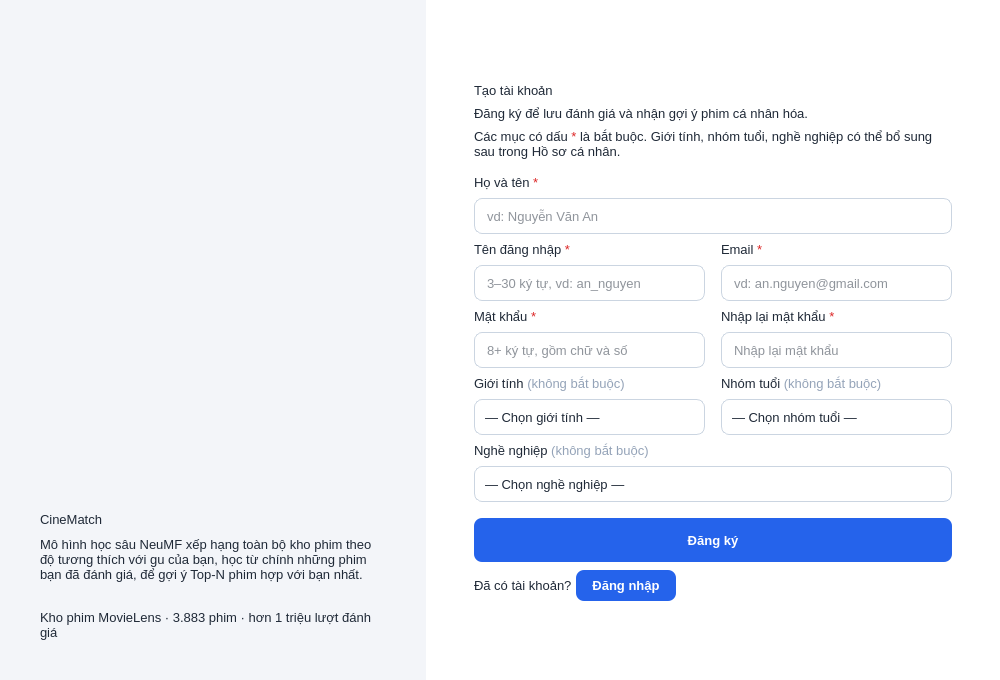
<?xml version='1.0' encoding='UTF-8'?>
<ui version="4.0">
 <class>MainWindow</class>
 <widget class="QMainWindow" name="MainWindow">
  <property name="geometry">
   <rect>
    <x>0</x>
    <y>0</y>
    <width>1000</width>
    <height>680</height>
   </rect>
  </property>
  <property name="minimumSize">
   <size>
    <width>940</width>
    <height>640</height>
   </size>
  </property>
  <property name="windowTitle">
   <string>CineMatch - Đăng ký tài khoản</string>
  </property>
  <property name="windowIcon">
   <iconset>
    <normaloff>../images/ic_logo.png</normaloff>
    ../images/ic_logo.png
   </iconset>
  </property>
  <property name="styleSheet">
   <string notr="true">QMainWindow { background-color: #F3F5F9; }
QWidget { font-family: "Segoe UI"; font-size: 10pt; color: #1F2937; }
QWidget#centralwidget { background-color: #F3F5F9; }
QLabel { background: transparent; }
QLabel[role="title"] { font-size: 20pt; font-weight: 700; color: #111827; }
QLabel[role="subtitle"] { font-size: 10pt; color: #6B7280; }
QLabel[role="field"] { font-weight: 600; color: #374151; }
QLabel[role="section"] { font-size: 13pt; font-weight: 700; color: #1F2A44; }
QLabel[role="step"] { font-size: 11pt; font-weight: 700; color: #2563EB; }
QLabel[role="muted"] { color: #6B7280; }
QLabel[role="pageTitle"] { font-size: 15pt; font-weight: 700; color: #111827; }
QLabel[role="info"] { background-color: #FFFBEB; border: 1px solid #FDE68A; border-radius: 10px; padding: 10px 14px; color: #92400E; }
QLineEdit, QComboBox, QSpinBox, QDateEdit { background-color: #FFFFFF; border: 1px solid #CBD5E1; border-radius: 8px; padding: 7px 10px; min-height: 20px; }
QLineEdit:focus, QComboBox:focus, QSpinBox:focus, QDateEdit:focus { border: 1px solid #2563EB; }
QLineEdit:disabled, QComboBox:disabled, QDateEdit:disabled, QSpinBox:disabled { background-color: #F1F5F9; color: #94A3B8; }
QLineEdit[readOnly="true"] { background-color: #F8FAFC; color: #64748B; }
QComboBox::drop-down { border: none; width: 26px; }
QComboBox::down-arrow, QDateEdit::down-arrow { image: url(../images/ic_down.png); width: 14px; height: 14px; }
QDateEdit::drop-down { border: none; width: 26px; }
QComboBox QAbstractItemView { background-color: #FFFFFF; border: 1px solid #CBD5E1; selection-background-color: #DBEAFE; selection-color: #111827; outline: 0; }
QPushButton { background-color: #2563EB; color: #FFFFFF; border: none; border-radius: 8px; padding: 8px 16px; font-weight: 600; }
QPushButton:hover { background-color: #1D4ED8; }
QPushButton:pressed { background-color: #1E40AF; }
QPushButton:disabled { background-color: #BFDBFE; color: #EFF6FF; }
QPushButton[secondary="true"] { background-color: #FFFFFF; color: #2563EB; border: 1px solid #93C5FD; }
QPushButton[secondary="true"]:hover { background-color: #EFF6FF; border: 1px solid #2563EB; }
QPushButton[secondary="true"]:disabled { color: #94A3B8; border: 1px solid #E2E8F0; background-color: #F8FAFC; }
QPushButton[danger="true"] { background-color: #DC2626; }
QPushButton[danger="true"]:hover { background-color: #B91C1C; }
QPushButton[success="true"] { background-color: #16A34A; }
QPushButton[success="true"]:hover { background-color: #15803D; }
QPushButton[dangerOutline="true"] { background-color: #FFFFFF; color: #DC2626; border: 1px solid #FCA5A5; }
QPushButton[dangerOutline="true"]:hover { background-color: #FEF2F2; border: 1px solid #DC2626; }
QPushButton[link="true"] { background-color: transparent; color: #2563EB; padding: 2px 4px; border: none; font-weight: 600; }
QPushButton[link="true"]:hover { color: #1E40AF; text-decoration: underline; }
QCheckBox, QRadioButton { spacing: 8px; background: transparent; }
QCheckBox::indicator, QRadioButton::indicator { width: 16px; height: 16px; }
QCheckBox::indicator { border: 1px solid #94A3B8; border-radius: 4px; background-color: #FFFFFF; }
QCheckBox::indicator:checked { border: 1px solid #2563EB; background-color: #2563EB; image: url(../images/ic_tick.png); }
QRadioButton::indicator { border: 1px solid #94A3B8; border-radius: 8px; background-color: #FFFFFF; }
QRadioButton::indicator:checked { border: 1px solid #2563EB; background-color: qradialgradient(cx:0.5, cy:0.5, radius:0.5, fx:0.5, fy:0.5, stop:0 #2563EB, stop:0.55 #2563EB, stop:0.65 #FFFFFF, stop:1 #FFFFFF); }
QSpinBox { padding-right: 24px; }
QSpinBox::up-button, QSpinBox::down-button { subcontrol-origin: border; width: 22px; border: none; background: transparent; }
QSpinBox::up-button { subcontrol-position: top right; }
QSpinBox::down-button { subcontrol-position: bottom right; }
QSpinBox::up-arrow { image: url(../images/ic_up.png); width: 14px; height: 14px; }
QSpinBox::down-arrow { image: url(../images/ic_down.png); width: 14px; height: 14px; }
QFrame[card="true"] { background-color: #FFFFFF; border: 1px solid #E5E7EB; border-radius: 12px; }
QGroupBox { background-color: #FFFFFF; border: 1px solid #E5E7EB; border-radius: 12px; margin-top: 24px; padding: 16px 12px 12px 12px; font-size: 11pt; font-weight: 700; color: #1F2A44; }
QGroupBox::title { subcontrol-origin: margin; subcontrol-position: top left; left: 12px; padding: 0px 6px; }
QTableWidget { background-color: #FFFFFF; border: 1px solid #E5E7EB; border-radius: 10px; gridline-color: #F1F5F9; alternate-background-color: #F8FAFC; selection-background-color: #DBEAFE; selection-color: #111827; }
QHeaderView::section { background-color: #EEF2FF; color: #1F2A44; font-weight: 700; padding: 7px 6px; border: none; border-right: 1px solid #E0E7FF; border-bottom: 1px solid #E0E7FF; }
QTabWidget::pane { border: none; background: transparent; }
QTabBar::tab { background: transparent; color: #64748B; padding: 10px 22px; font-weight: 700; border: none; border-bottom: 3px solid transparent; margin-right: 6px; }
QTabBar::tab:selected { color: #2563EB; border-bottom: 3px solid #2563EB; }
QTabBar::tab:hover { color: #1D4ED8; }
QScrollArea { border: none; background: transparent; }
QWidget#scrollAreaHomeContents, QWidget#scrollAreaOverviewContents, QWidget#scrollAreaCustomersContents, QWidget#scrollAreaMoviesContents, QWidget#scrollAreaStatsContents { background: transparent; }
QStatusBar { background-color: #FFFFFF; color: #64748B; border-top: 1px solid #E5E7EB; }
QListWidget { background-color: #FFFFFF; border: 1px solid #E5E7EB; border-radius: 10px; padding: 6px; outline: 0; }
QListWidget::item { padding: 8px 8px; border-radius: 6px; }
QListWidget::item:selected { background-color: #DBEAFE; color: #1E3A8A; }
QListWidget::item:hover { background-color: #F1F5F9; }
QFrame#frameHeader { background-color: #FFFFFF; border-bottom: 1px solid #E5E7EB; }
QFrame#frameSidebar { background-color: #1F2A44; }
QFrame#frameForm { background-color: #FFFFFF; }
QFrame#frameBanner { border-image: url(../images/ic_banner.png) 0 0 0 0 stretch stretch; }
QLabel[banner="title"] { color: #FFFFFF; font-size: 28pt; font-weight: 800; }
QLabel[banner="text"] { color: #E2E8F0; font-size: 11pt; }
QLabel[banner="foot"] { color: #94A3B8; font-size: 9pt; }
QLabel#labelSidebarTitle { color: #FFFFFF; font-size: 14pt; font-weight: 800; }
QLabel#labelSidebarSub { color: #94A3B8; font-size: 9pt; }
QPushButton[nav="true"] { background-color: transparent; color: #CBD5E1; text-align: left; padding: 11px 14px; border-radius: 8px; font-weight: 600; }
QPushButton[nav="true"]:hover { background-color: #2C3A5C; color: #FFFFFF; }
QPushButton[active="true"] { background-color: #2563EB; color: #FFFFFF; }
QLabel[kpi="value"] { font-size: 19pt; font-weight: 800; color: #111827; }
QLabel[kpi="caption"] { font-size: 9pt; font-weight: 600; color: #6B7280; }
QFrame#framePredict { background-color: #FFFBEB; border: 1px solid #FDE68A; border-radius: 12px; }
QLabel#labelPredictValue { font-size: 26pt; font-weight: 800; color: #B45309; }
QLabel#labelPredictCaption { font-weight: 700; color: #92400E; }
QPushButton[chip="true"] { background-color: #FFFFFF; color: #334155; border: 1px solid #CBD5E1; border-radius: 18px; padding: 9px 16px; font-weight: 600; }
QPushButton[chip="true"]:hover { border: 1px solid #2563EB; color: #1D4ED8; background-color: #FFFFFF; }
QPushButton[chip="true"]:checked { background-color: #2563EB; color: #FFFFFF; border: 1px solid #2563EB; }
QLabel[role="hint"] { color: #94A3B8; font-size: 9pt; }
QLabel[role="countdown"] { font-weight: 700; color: #B45309; }
QLabel[role="cardTitle"] { font-size: 11.5pt; font-weight: 700; color: #111827; }
QLabel[role="insight"] { color: #475569; }
QLabel[role="badge"] { background-color: #EEF2FF; color: #3730A3; border-radius: 10px; padding: 4px 10px; font-weight: 700; font-size: 9pt; }
QFrame#frameFilterBar { background-color: #FFFFFF; border: 1px solid #E5E7EB; border-radius: 12px; }
QFrame#frameHighlights { background-color: #F8FAFF; border: 1px solid #C7D2FE; border-radius: 12px; }
QProgressBar { border: 1px solid #CBD5E1; border-radius: 8px; background-color: #FFFFFF; text-align: center; height: 18px; }
QProgressBar::chunk { background-color: #2563EB; border-radius: 7px; }
QFrame[movieCard="true"] { background-color: #FFFFFF; border: 1px solid #E5E7EB; border-radius: 12px; }
QFrame[movieCard="true"]:hover { border: 1px solid #60A5FA; background-color: #F8FBFF; }
QLabel[role="match"] { background-color: #DCFCE7; color: #166534; border-radius: 9px; padding: 2px 8px; font-weight: 700; font-size: 9pt; }
QLabel[role="cardScore"] { color: #B45309; font-weight: 700; font-size: 9.5pt; }
QFrame#frameHistoryFilter { background-color: #FFFFFF; border: 1px solid #E5E7EB; border-radius: 12px; }
QWidget#pageBrowse, QWidget#pageResults, QWidget#scrollAreaResultsContents, QWidget#widgetRecommendSection { background: transparent; }
QDialog { background-color: #F3F5F9; }
QProgressBar#progressBarMatch { border: none; border-radius: 5px; background-color: #FDE68A; }
QProgressBar#progressBarMatch::chunk { border-radius: 5px; background-color: #16A34A; }
</string>
  </property>
  <widget class="QWidget" name="centralwidget">
   <layout class="QHBoxLayout" name="horizontalLayout">
    <property name="leftMargin">
     <number>0</number>
    </property>
    <property name="topMargin">
     <number>0</number>
    </property>
    <property name="rightMargin">
     <number>0</number>
    </property>
    <property name="bottomMargin">
     <number>0</number>
    </property>
    <item>
     <widget class="QFrame" name="frameBanner">
      <property name="minimumSize">
       <size>
        <width>420</width>
        <height>0</height>
       </size>
      </property>
      <property name="maximumSize">
       <size>
        <width>440</width>
        <height>16777215</height>
       </size>
      </property>
      <layout class="QVBoxLayout" name="verticalLayoutBanner">
       <property name="spacing">
        <number>10</number>
       </property>
       <property name="leftMargin">
        <number>40</number>
       </property>
       <property name="topMargin">
        <number>40</number>
       </property>
       <property name="rightMargin">
        <number>40</number>
       </property>
       <property name="bottomMargin">
        <number>40</number>
       </property>
       <item>
        <widget class="QLabel" name="labelLogo">
         <property name="minimumSize">
          <size>
           <width>72</width>
           <height>72</height>
          </size>
         </property>
         <property name="maximumSize">
          <size>
           <width>72</width>
           <height>72</height>
          </size>
         </property>
         <property name="text">
          <string />
         </property>
         <property name="pixmap">
          <pixmap>../images/ic_logo.png</pixmap>
         </property>
         <property name="scaledContents">
          <bool>true</bool>
         </property>
        </widget>
       </item>
       <item>
        <spacer name="verticalSpacer">
         <property name="orientation">
          <enum>Qt::Vertical</enum>
         </property>
         <property name="sizeHint" stdset="0">
          <size>
           <width>20</width>
           <height>20</height>
          </size>
         </property>
        </spacer>
       </item>
       <item>
        <widget class="QLabel" name="labelBannerTitle">
         <property name="text">
          <string>CineMatch</string>
         </property>
         <property name="banner" stdset="0">
          <string notr="true">title</string>
         </property>
        </widget>
       </item>
       <item>
        <widget class="QLabel" name="labelBannerText">
         <property name="text">
          <string>Mô hình học sâu NeuMF xếp hạng toàn bộ kho phim theo độ tương thích với gu của bạn, học từ chính những phim bạn đã đánh giá, để gợi ý Top-N phim hợp với bạn nhất.</string>
         </property>
         <property name="wordWrap">
          <bool>true</bool>
         </property>
         <property name="banner" stdset="0">
          <string notr="true">text</string>
         </property>
        </widget>
       </item>
       <item>
        <spacer name="verticalSpacer_2">
         <property name="orientation">
          <enum>Qt::Vertical</enum>
         </property>
         <property name="sizeType">
          <enum>QSizePolicy::Fixed</enum>
         </property>
         <property name="sizeHint" stdset="0">
          <size>
           <width>20</width>
           <height>18</height>
          </size>
         </property>
        </spacer>
       </item>
       <item>
        <widget class="QLabel" name="labelBannerFoot">
         <property name="text">
          <string>Kho phim MovieLens · 3.883 phim · hơn 1 triệu lượt đánh giá</string>
         </property>
         <property name="wordWrap">
          <bool>true</bool>
         </property>
         <property name="banner" stdset="0">
          <string notr="true">foot</string>
         </property>
        </widget>
       </item>
      </layout>
     </widget>
    </item>
    <item>
     <widget class="QFrame" name="frameForm">
      <layout class="QVBoxLayout" name="verticalLayoutForm">
       <property name="spacing">
        <number>8</number>
       </property>
       <property name="leftMargin">
        <number>48</number>
       </property>
       <property name="topMargin">
        <number>24</number>
       </property>
       <property name="rightMargin">
        <number>48</number>
       </property>
       <property name="bottomMargin">
        <number>20</number>
       </property>
       <item>
        <spacer name="verticalSpacer_3">
         <property name="orientation">
          <enum>Qt::Vertical</enum>
         </property>
         <property name="sizeHint" stdset="0">
          <size>
           <width>20</width>
           <height>20</height>
          </size>
         </property>
        </spacer>
       </item>
       <item>
        <widget class="QLabel" name="labelTitle">
         <property name="text">
          <string>Tạo tài khoản</string>
         </property>
         <property name="role" stdset="0">
          <string notr="true">title</string>
         </property>
        </widget>
       </item>
       <item>
        <widget class="QLabel" name="labelSubtitle">
         <property name="text">
          <string>Đăng ký để lưu đánh giá và nhận gợi ý phim cá nhân hóa.</string>
         </property>
         <property name="role" stdset="0">
          <string notr="true">subtitle</string>
         </property>
         <property name="wordWrap">
          <bool>true</bool>
         </property>
        </widget>
       </item>
       <item>
        <widget class="QLabel" name="labelRequiredNote">
         <property name="text">
          <string>Các mục có dấu&lt;span style='color:#DC2626'&gt; *&lt;/span&gt; là bắt buộc. Giới tính, nhóm tuổi, nghề nghiệp có thể bổ sung sau trong Hồ sơ cá nhân.</string>
         </property>
         <property name="role" stdset="0">
          <string notr="true">hint</string>
         </property>
         <property name="wordWrap">
          <bool>true</bool>
         </property>
         <property name="textFormat">
          <enum>Qt::RichText</enum>
         </property>
        </widget>
       </item>
       <item>
        <spacer name="verticalSpacer_4">
         <property name="orientation">
          <enum>Qt::Vertical</enum>
         </property>
         <property name="sizeType">
          <enum>QSizePolicy::Fixed</enum>
         </property>
         <property name="sizeHint" stdset="0">
          <size>
           <width>20</width>
           <height>8</height>
          </size>
         </property>
        </spacer>
       </item>
       <item>
        <layout class="QGridLayout" name="gridLayoutRegister">
         <property name="spacing">
          <number>8</number>
         </property>
         <property name="leftMargin">
          <number>0</number>
         </property>
         <property name="topMargin">
          <number>0</number>
         </property>
         <property name="rightMargin">
          <number>0</number>
         </property>
         <property name="bottomMargin">
          <number>0</number>
         </property>
         <property name="horizontalSpacing">
          <number>16</number>
         </property>
         <item row="0" column="0" rowspan="1" colspan="2">
          <widget class="QLabel" name="label_5">
           <property name="text">
            <string>Họ và tên&lt;span style='color:#DC2626'&gt; *&lt;/span&gt;</string>
           </property>
           <property name="role" stdset="0">
            <string notr="true">field</string>
           </property>
           <property name="textFormat">
            <enum>Qt::RichText</enum>
           </property>
          </widget>
         </item>
         <item row="1" column="0" rowspan="1" colspan="2">
          <widget class="QLineEdit" name="lineEditFullName">
           <property name="placeholderText">
            <string>vd: Nguyễn Văn An</string>
           </property>
          </widget>
         </item>
         <item row="2" column="0">
          <widget class="QLabel" name="label_6">
           <property name="text">
            <string>Tên đăng nhập&lt;span style='color:#DC2626'&gt; *&lt;/span&gt;</string>
           </property>
           <property name="role" stdset="0">
            <string notr="true">field</string>
           </property>
           <property name="textFormat">
            <enum>Qt::RichText</enum>
           </property>
          </widget>
         </item>
         <item row="2" column="1">
          <widget class="QLabel" name="label_7">
           <property name="text">
            <string>Email&lt;span style='color:#DC2626'&gt; *&lt;/span&gt;</string>
           </property>
           <property name="role" stdset="0">
            <string notr="true">field</string>
           </property>
           <property name="textFormat">
            <enum>Qt::RichText</enum>
           </property>
          </widget>
         </item>
         <item row="3" column="0">
          <widget class="QLineEdit" name="lineEditUserName">
           <property name="placeholderText">
            <string>3–30 ký tự, vd: an_nguyen</string>
           </property>
          </widget>
         </item>
         <item row="3" column="1">
          <widget class="QLineEdit" name="lineEditEmail">
           <property name="placeholderText">
            <string>vd: an.nguyen@gmail.com</string>
           </property>
          </widget>
         </item>
         <item row="4" column="0">
          <widget class="QLabel" name="label_8">
           <property name="text">
            <string>Mật khẩu&lt;span style='color:#DC2626'&gt; *&lt;/span&gt;</string>
           </property>
           <property name="role" stdset="0">
            <string notr="true">field</string>
           </property>
           <property name="textFormat">
            <enum>Qt::RichText</enum>
           </property>
          </widget>
         </item>
         <item row="4" column="1">
          <widget class="QLabel" name="label_9">
           <property name="text">
            <string>Nhập lại mật khẩu&lt;span style='color:#DC2626'&gt; *&lt;/span&gt;</string>
           </property>
           <property name="role" stdset="0">
            <string notr="true">field</string>
           </property>
           <property name="textFormat">
            <enum>Qt::RichText</enum>
           </property>
          </widget>
         </item>
         <item row="5" column="0">
          <widget class="QLineEdit" name="lineEditPassword">
           <property name="placeholderText">
            <string>8+ ký tự, gồm chữ và số</string>
           </property>
           <property name="echoMode">
            <enum>QLineEdit::Password</enum>
           </property>
          </widget>
         </item>
         <item row="5" column="1">
          <widget class="QLineEdit" name="lineEditConfirmPassword">
           <property name="placeholderText">
            <string>Nhập lại mật khẩu</string>
           </property>
           <property name="echoMode">
            <enum>QLineEdit::Password</enum>
           </property>
          </widget>
         </item>
         <item row="6" column="0">
          <widget class="QLabel" name="label_10">
           <property name="text">
            <string>Giới tính&lt;span style='color:#94A3B8; font-weight:400'&gt;  (không bắt buộc)&lt;/span&gt;</string>
           </property>
           <property name="role" stdset="0">
            <string notr="true">field</string>
           </property>
           <property name="textFormat">
            <enum>Qt::RichText</enum>
           </property>
          </widget>
         </item>
         <item row="6" column="1">
          <widget class="QLabel" name="label_11">
           <property name="text">
            <string>Nhóm tuổi&lt;span style='color:#94A3B8; font-weight:400'&gt;  (không bắt buộc)&lt;/span&gt;</string>
           </property>
           <property name="role" stdset="0">
            <string notr="true">field</string>
           </property>
           <property name="textFormat">
            <enum>Qt::RichText</enum>
           </property>
          </widget>
         </item>
         <item row="7" column="0">
          <widget class="QComboBox" name="comboBoxGender">
           <item>
            <property name="text">
             <string>— Chọn giới tính —</string>
            </property>
           </item>
           <item>
            <property name="text">
             <string>Nam</string>
            </property>
           </item>
           <item>
            <property name="text">
             <string>Nữ</string>
            </property>
           </item>
           <item>
            <property name="text">
             <string>Không muốn nói</string>
            </property>
           </item>
          </widget>
         </item>
         <item row="7" column="1">
          <widget class="QComboBox" name="comboBoxAge">
           <item>
            <property name="text">
             <string>— Chọn nhóm tuổi —</string>
            </property>
           </item>
          </widget>
         </item>
         <item row="8" column="0" rowspan="1" colspan="2">
          <widget class="QLabel" name="label_12">
           <property name="text">
            <string>Nghề nghiệp&lt;span style='color:#94A3B8; font-weight:400'&gt;  (không bắt buộc)&lt;/span&gt;</string>
           </property>
           <property name="role" stdset="0">
            <string notr="true">field</string>
           </property>
           <property name="textFormat">
            <enum>Qt::RichText</enum>
           </property>
          </widget>
         </item>
         <item row="9" column="0" rowspan="1" colspan="2">
          <widget class="QComboBox" name="comboBoxOccupation">
           <item>
            <property name="text">
             <string>— Chọn nghề nghiệp —</string>
            </property>
           </item>
          </widget>
         </item>
        </layout>
       </item>
       <item>
        <spacer name="verticalSpacer_5">
         <property name="orientation">
          <enum>Qt::Vertical</enum>
         </property>
         <property name="sizeType">
          <enum>QSizePolicy::Fixed</enum>
         </property>
         <property name="sizeHint" stdset="0">
          <size>
           <width>20</width>
           <height>8</height>
          </size>
         </property>
        </spacer>
       </item>
       <item>
        <widget class="QPushButton" name="pushButtonRegister">
         <property name="text">
          <string>Đăng ký</string>
         </property>
         <property name="cursor">
          <cursorShape>PointingHandCursor</cursorShape>
         </property>
         <property name="icon">
          <iconset>
           <normaloff>../images/ic_register.png</normaloff>
           ../images/ic_register.png
          </iconset>
         </property>
         <property name="iconSize">
          <size>
           <width>20</width>
           <height>20</height>
          </size>
         </property>
         <property name="minimumSize">
          <size>
           <width>0</width>
           <height>44</height>
          </size>
         </property>
        </widget>
       </item>
       <item>
        <layout class="QHBoxLayout" name="horizontalLayoutLogin">
         <property name="spacing">
          <number>4</number>
         </property>
         <property name="leftMargin">
          <number>0</number>
         </property>
         <property name="topMargin">
          <number>0</number>
         </property>
         <property name="rightMargin">
          <number>0</number>
         </property>
         <property name="bottomMargin">
          <number>0</number>
         </property>
         <item>
          <widget class="QLabel" name="labelHaveAccount">
           <property name="text">
            <string>Đã có tài khoản?</string>
           </property>
           <property name="role" stdset="0">
            <string notr="true">muted</string>
           </property>
          </widget>
         </item>
         <item>
          <widget class="QPushButton" name="pushButtonBackLogin">
           <property name="text">
            <string>Đăng nhập</string>
           </property>
           <property name="cursor">
            <cursorShape>PointingHandCursor</cursorShape>
           </property>
           <property name="link" stdset="0">
            <bool>true</bool>
           </property>
          </widget>
         </item>
         <item>
          <spacer name="horizontalSpacer">
           <property name="orientation">
            <enum>Qt::Horizontal</enum>
           </property>
           <property name="sizeHint" stdset="0">
            <size>
             <width>20</width>
             <height>20</height>
            </size>
           </property>
          </spacer>
         </item>
        </layout>
       </item>
       <item>
        <spacer name="verticalSpacer_6">
         <property name="orientation">
          <enum>Qt::Vertical</enum>
         </property>
         <property name="sizeHint" stdset="0">
          <size>
           <width>20</width>
           <height>20</height>
          </size>
         </property>
        </spacer>
       </item>
      </layout>
     </widget>
    </item>
   </layout>
  </widget>
 </widget>
 <resources />
 <connections />
</ui>
